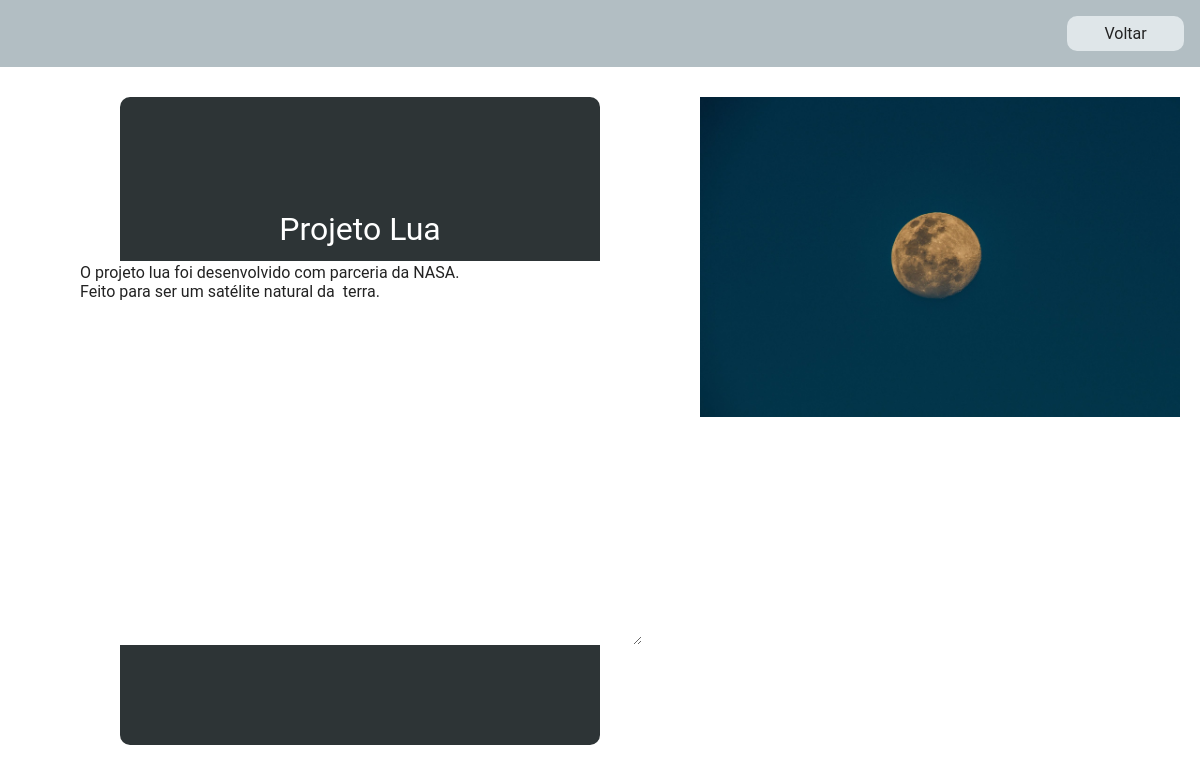
The page /projeto/4/ on the database its author committed.
### main_site/models.py (models this page shows, shortened)
class Projeto(models.Model):
    idprojeto = models.AutoField(primary_key=True)
    titulo = models.CharField(max_length=30)
    descricao = models.CharField(max_length=255)
    imagem = models.ImageField(upload_to=send)
    imagem_redimensionada = ImageSpecField(source='imagem', processors=[ResizeToFill(350, 350)], format='JPEG', options={'quality': 60})
    autor = models.ForeignKey(User, on_delete=models.CASCADE, null=True, blank=True)

### main_site/views/projeto_views.py (the view)
# urls.py: path('projeto/<int:pk>/', visualizar_projeto, name='visualizar_projeto'),
def visualizar_projeto(request, pk,*args, **kwargs):
    projeto_obj = get_object_or_404(Projeto, pk=pk)
    template_path = 'main_site/view.html'
    context = {
        "projeto":
            {
                "id": projeto_obj.idprojeto,
                "titulo": projeto_obj.titulo,
                "descricao": projeto_obj.descricao,
                "imagem": projeto_obj.imagem
            }
    }
    if projeto_obj.autor == request.user:
        context["projeto"]["autor"] = True
    return render(request, template_path, context)

### main_site/templates/main_site/view.html (shortened to what this page needs)
{% load static %}
<!DOCTYPE html>
<html lang="pt-br">
<head>
    <link rel="stylesheet" href="{% static 'main_site/css/view.css' %}">
</head>
<body>
    <nav>
        <button id="voltar_button">Voltar</button>
    </nav>
    <main>
        <div class="container">
            <h2>{{projeto.titulo}}</h2>
            <textarea name="" id="" cols="60" rows="20" disabled style="background-color: white;">{{projeto.descricao}}</textarea>
        </div>
        <img src="{{projeto.imagem.url}}" alt=""/>
    </main>
</body>
</html>

### main_site/static/main_site/css/view.css (style rules this page uses)
.container { width: 50%; border-radius: 10px; margin: 110px auto; padding: 100px 0px; background-color: #2d3436; }
* { font-family: "Roboto", sans-serif; border: none; }
* html, * body, * div, * span, * applet, * object, * iframe, * h1, * h2, * h3, * h4, * h5, * h6, * p, * blockquote, * pre, * a, * abbr, * acronym, * address, * big, * cite, * code, * del, * dfn, * em, * img, * ins, * kbd, * q, * s, * samp, * small, * strike, * strong, * sub, * sup, * tt, * var, * b, * u, * i, * center, * dl, * dt, * dd, * ol, * ul, * li, * fieldset, * form, * label, * legend, * table, * caption, * tbody, * tfoot, * thead, * tr, * th, * td, * article, * aside, * canvas, * details, * embed, * figure, * figcaption, * footer, * header, * hgroup, * menu, * nav, * output, * ruby, * section, * summary, * time, * mark, * audio, * video { margin: 0; padding: 0; border: 0; font-size: 100%; font: inherit; vertical-align: baseline; }
* article, * aside, * details, * figcaption, * figure, * footer, * header, * hgroup, * menu, * nav, * section { display: block; }
* body { line-height: 1; }
* textarea { overflow: auto; vertical-align: top; resize: vertical; }
* img { border: 0; -ms-interpolation-mode: bicubic; }
* button, * input, * select, * textarea { font-size: 100%; margin: 0; vertical-align: baseline; *vertical-align: middle; }
* button, * input { line-height: normal; }
* button, * select { text-transform: none; }
* button, * html input[type=button], * input[type=reset], * input[type=submit] { -webkit-appearance: button; cursor: pointer; *overflow: visible; }
* textarea { overflow: auto; vertical-align: top; }
* html, * button, * input, * select, * textarea { color: #222; }
* img { vertical-align: middle; }
* textarea { resize: vertical; }
button { padding: 8px; width: 30%; border-radius: 10px; background-color: #dfe6e9; }
nav { background-color: #b2bec3; padding: 16px; }
nav { display: flex; flex-direction: row-reverse; }
nav button { width: 10%; }
.container { display: flex; flex-direction: column; align-items: center; }
.container textarea { border-radius: 5px; }
.container h2 { color: #fff; margin: 16px 0; font-size: 24px; }
main { display: flex; justify-content: center; margin-top: 30px; }
main img { width: 40%; height: 40%; }
main .container { width: 40%; margin: auto 100px; }
main .container h2 { font-size: 32px; }

### rows shown on the page
Projeto: titulo "Projeto Lua", descricao "O projeto lua foi desenvolvido com parceria da NASA. Feito para ser um satélite natural da terra."
